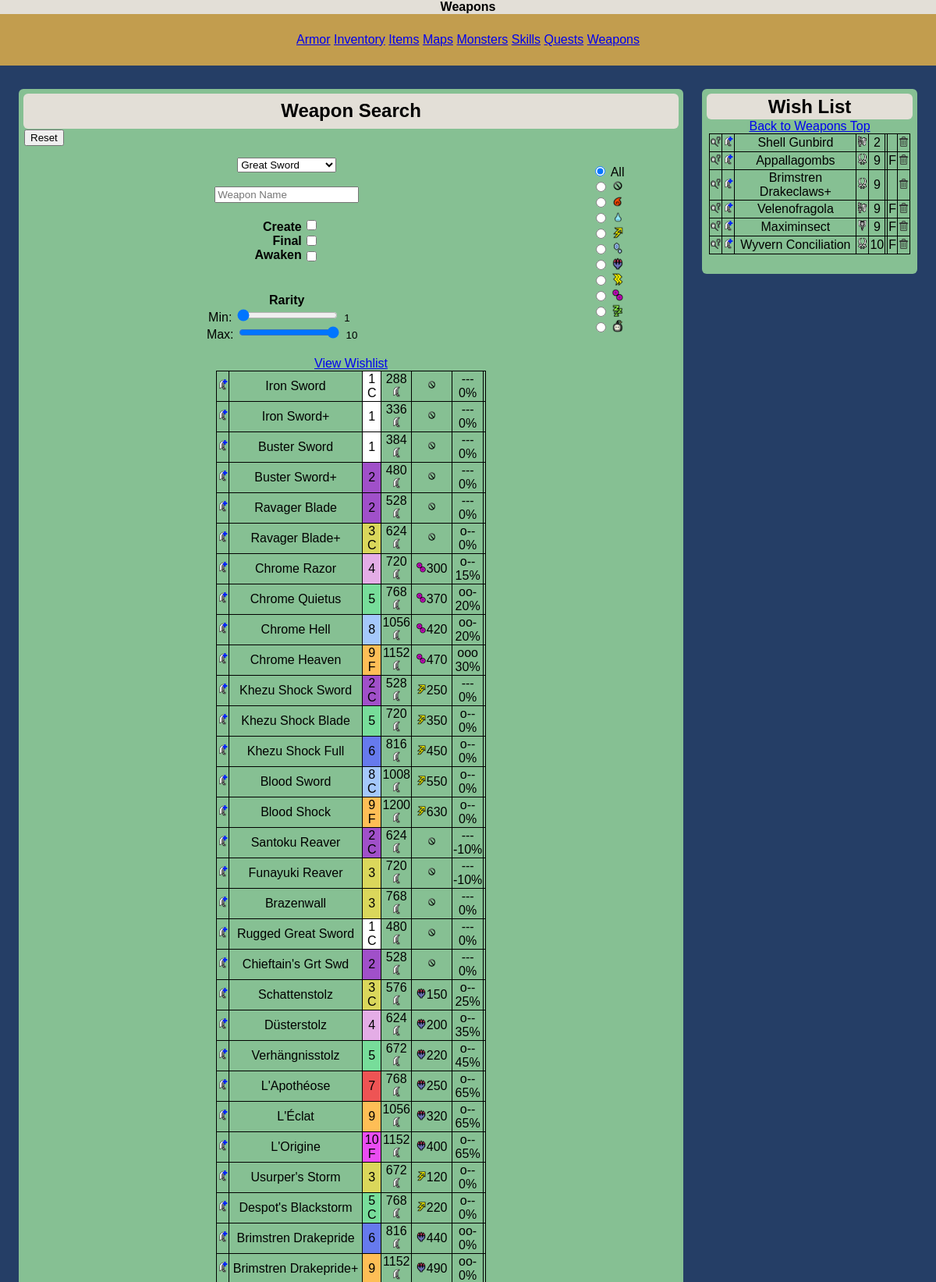
The page / (upper part) on the database its author committed.
### tables this page shows
CREATE TABLE IF NOT EXISTS `weapondata` (
  `weaponId` int(5) NOT NULL,
  `parentWeaponId` int(5) NOT NULL,
  `itemId` int(5) DEFAULT NULL,
  `weaponTypeId` int(5) NOT NULL,
  `name` varchar(80) NOT NULL,
  `attack` int(5) NOT NULL,
  `element` varchar(3) NOT NULL,
  `elementValue` int(5) DEFAULT NULL,
  `created` int(1) NOT NULL,
  `final` int(1) NOT NULL,
  `slot` int(1) NOT NULL,
  `rare` int(2) NOT NULL,
  `affinity` decimal(2,2) NOT NULL,
  `defense` int(3) DEFAULT NULL,
  `special` varchar(40) DEFAULT NULL,
  `awaken` int(1) NOT NULL,
  `awakenElement` varchar(3) NOT NULL,
  `awakenElementValue` int(4) NOT NULL,
  `red` int(3) NOT NULL,
  `orange` int(3) NOT NULL,
  `yellow` int(3) NOT NULL,
  `green` int(3) NOT NULL,
  `blue` int(3) NOT NULL,
  `white` int(3) NOT NULL,
  `purple` int(3) NOT NULL,
  `redPlus` int(3) NOT NULL,
  `orangePlus` int(3) NOT NULL,
  `yellowPlus` int(3) NOT NULL,
  `greenPlus` int(3) NOT NULL,
  `bluePlus` int(3) NOT NULL,
  `whitePlus` int(3) NOT NULL,
  `purplePlus` int(3) NOT NULL,
  `own` int(1) NOT NULL,
  `hierarchy` varchar(3000) NOT NULL,
  PRIMARY KEY (`weaponId`),
  UNIQUE KEY `itemId` (`itemId`)
);

CREATE TABLE IF NOT EXISTS `wishlist` (
  `weaponId` int(5) NOT NULL,
  `weaponTypeId` int(5) NOT NULL,
  `name` varchar(80) NOT NULL,
  `created` int(1) NOT NULL,
  `final` int(1) NOT NULL,
  `rare` int(2) NOT NULL,
  PRIMARY KEY (`weaponId`),
  UNIQUE KEY `id` (`weaponId`),
  UNIQUE KEY `name` (`name`)
);

### assets/modules/weapons/vars.php (called while the page is built, shortened)
<?php
    $createFilter=0;
    $finalFilter=0;
    $weaponSearch=null;
    $weaponType=1;
    $minRaritySelect=1;
    $maxRaritySelect=10;
    $elemFilter="%";
?>

### assets/modules/weapons/query.php (called while the page is built)
<?php
    $weaponSearch=str_replace('\'','&#39;',$weaponSearch);
    $sql = 'SELECT *
            FROM weapondata
            WHERE instr(name,"' . $weaponSearch . '")>0
            AND rare BETWEEN ' . $minRaritySelect . ' AND ' . $maxRaritySelect . '
            AND (element LIKE \'' . $elemFilter . '\'
            OR awakenElement LIKE \'' . $elemFilter. '\')
            AND (' . $createFilter . '=0 OR created=' . $createFilter .')
            AND (' . $finalFilter . '=0 OR final=' . $finalFilter . ')
            AND (0=' . $weaponType . ' OR weapontypeid=' . $weaponType . ')
            ORDER BY weaponId';
    $result = mysqli_query($mysqli,$sql) or die(mysqli_error($mysqli) . '; weapon table error');
?>

### assets/modules/weapons/parameter_prep.php (called while the page is built, shortened)
<?php
    switch($weaponsRow['slot']) {
        case "0": $slot = "---"; break;
        case "1": $slot = "o--"; break;
        case "2": $slot = "oo-"; break;
        case "3": $slot = "ooo"; break;}
    $affinity=$weaponsRow['affinity']*100;
    $sql = 'SELECT color
            FROM rarecolors
            WHERE rare=' . $weaponsRow['rare'];
    $colorResult = mysqli_query($mysqli,$sql) or die(mysqli_error($mysqli) . '; color table error');
    $rareColorsRow=mysqli_fetch_array($colorResult);
    if ($weaponsRow['created']==1) {$createFlag = 'C';
    } else {$createFlag = null;}
    if ($weaponsRow['final']==1) {$finalFlag = 'F';
    } else {$finalFlag = null;}
    if ($awakenFilter==1) {
        $hideAwaken=false;
        if ($weaponsRow['awaken']==1) {
            $elemType=$weaponsRow['awakenElement'];
            $elemValue=$weaponsRow['awakenElementValue'];
            $awakenFlag='*';
        } else{
            $elemType=$weaponsRow['element'];
            $elemValue=$weaponsRow['elementValue'];
            $awakenFlag='';
        }
    } else {
        $elemType=$weaponsRow['element'];
        $elemValue=$weaponsRow['elementValue'];
        if ($elemFilter=='RAW' or $elemFilter=='ALL'){
            $hideAwaken=false;
        } else {
            $hideAwaken=true;
        }
    }
?>

### assets/modules/weapons/table.php (the view, shortened to what this page needs)
<table class='data'>
    <?php
        while($weaponsRow=mysqli_fetch_array($result))
        {
            require('assets/modules/weapons/parameter_prep.php');
            if ($hideAwaken==true && $weaponsRow['awaken']==1){
            } else {
                echo("<tr>")
                    ."<td><input type='image' name='weaponPath' onclick='this.form.submit()' src=assets/resources/ui/path.png class='icon' value='$weaponsRow[name],$weaponsRow[weaponId]'></td>"
                    .'<td>'.$weaponsRow['name']
                    ."<td BGCOLOR='$rareColorsRow[color]'>$weaponsRow[rare]<br>".$createFlag . $finalFlag
                    ."<td>$weaponsRow[attack]<br><input class='icon' type='image' name='weaponImage' value=$weaponsRow[weaponTypeId] src=assets/resources/weapons/$weaponsRow[weaponTypeId].png class='icon'></td>"
                    ."<td><input type ='image' name='elementImage' value=$elemType src=assets/resources/elements/$elemType.png class='icon'>"
                    .$elemValue.$awakenFlag."</td>"
                    ."<td>$slot"
                    ."<br>$affinity%</td>"
                    ."<td>$weaponsRow[special]</td>"
                    ;
            }
        }
    ?>
</table>

### assets/modules/weapons/wishlist.php (shortened to what this page needs)
<H2>Wish List</H2>
<a href='#top'>Back to Weapons Top</a>
<?php
    $sql = 'SELECT *
            FROM wishlist
            ORDER BY rare, weaponTypeId, weaponId';
    $wishlistTableResult = mysqli_query($mysqli,$sql) or die(mysqli_error($mysqli) . '; wishlist table error');
?>
<table class='data wish'>
    <?php
        while($row=mysqli_fetch_array($wishlistTableResult))
        {
            if($row['created']==1){
                $created='C';
            } else {
                $created='';
            }
            if($row['final']==1){
                $final='F';
            } else {
                $final='';
            }
            echo("<tr>")
                ."<td><input type='image' name='searchClick' onclick='this.form.submit()' src=assets/resources/ui/search.png class='icon' value='$row[weaponId],$row[weaponTypeId]'></td>"
                ."<td><input type='image' name='weaponPath' onclick='this.form.submit()' src=assets/resources/ui/path.png class='icon' value='$row[name],$row[weaponId]'></td>"
                .'<td>'.$row['name'].'</td>'
                .'<td><img src=assets/resources/weapons/'.$row['weaponTypeId'].'.png class="icon"></td>'
                .'<td>'.$row['rare'].'</td>'
                .'<td>'.$created.'</td>'
                .'<td>'.$final.'</td>'
                ."<td><input type='image' name='wishDelete' onclick = 'this.form.submit()' src=assets/resources/ui/delete.png class='icon' value=$row[weaponId]></td>";
        }
    ?>
</table>

### assets/stylesheets/mobile.css (style rules this page uses)
html, body { margin:0; height:100%; font:1em Verdana, Geneva, sans-serif; background:#253E66; }
th, td { border-bottom: 1px solid black; border-top: 1px solid black; }
h2 { background:#E3DFD7; margin: 0; margin-bottom:1%; font-size:0.5em; }
img { max-width:100%; height: auto; }
.data { border: 1px solid black; border-bottom: 1px solid black; border-top: 1px solid black; width:100% !important; border-collapse: collapse; font-size:100%; }

### assets/stylesheets/main.css (style rules this page uses)
html, body { margin:0; height:100%; font:1em Verdana, Geneva, sans-serif; background:#253E66; }
h2 { background:#E3DFD7; border-radius: 6px; padding: 1%; margin:0; }
img { max-width:100%; height: auto; }
.icon { height: 1em; width: 1em; }
.data, th, td { border: 1px solid black; max-width:98%; margin: 0 1%; border-collapse: collapse; margin-left:auto; margin-right:auto; }

### rows shown on the page
weapondata: name "Iron Sword", rare "1", created "C", attack "288", slot "---", affinity "0"
weapondata: name "Iron Sword+", rare "1", attack "336", slot "---", affinity "0"
weapondata: name "Buster Sword", rare "1", attack "384", slot "---", affinity "0"
weapondata: name "Buster Sword+", rare "2", attack "480", slot "---", affinity "0"
weapondata: name "Ravager Blade", rare "2", attack "528", slot "---", affinity "0"
weapondata: name "Ravager Blade+", rare "3", created "C", attack "624", slot "o--", affinity "0"
weapondata: name "Chrome Razor", rare "4", attack "720", elementValue "300", slot "o--", affinity "15"
weapondata: name "Chrome Quietus", rare "5", attack "768", elementValue "370", slot "oo-", affinity "20"
weapondata: name "Chrome Hell", rare "8", attack "1056", elementValue "420", slot "oo-", affinity "20"
weapondata: name "Chrome Heaven", rare "9", final "F", attack "1152", elementValue "470", slot "ooo", affinity "30"
weapondata: name "Khezu Shock Sword", rare "2", created "C", attack "528", elementValue "250", slot "---", affinity "0"
weapondata: name "Khezu Shock Blade", rare "5", attack "720", elementValue "350", slot "o--", affinity "0"
weapondata: name "Khezu Shock Full", rare "6", attack "816", elementValue "450", slot "o--", affinity "0"
weapondata: name "Blood Sword", rare "8", created "C", attack "1008", elementValue "550", slot "o--", affinity "0"
weapondata: name "Blood Shock", rare "9", final "F", attack "1200", elementValue "630", slot "o--", affinity "0"
weapondata: name "Santoku Reaver", rare "2", created "C", attack "624", slot "---", affinity "-10"
weapondata: name "Funayuki Reaver", rare "3", attack "720", slot "---", affinity "-10"
weapondata: name "Brazenwall", rare "3", attack "768", slot "---", affinity "0"
weapondata: name "Rugged Great Sword", rare "1", created "C", attack "480", slot "---", affinity "0"
weapondata: name "Chieftain's Grt Swd", rare "2", attack "528", slot "---", affinity "0"
weapondata: name "Schattenstolz", rare "3", created "C", attack "576", elementValue "150", slot "o--", affinity "25"
weapondata: name "Düsterstolz", rare "4", attack "624", elementValue "200", slot "o--", affinity "35"
weapondata: name "Verhängnisstolz", rare "5", attack "672", elementValue "220", slot "o--", affinity "45"
weapondata: name "L'Apothéose", rare "7", attack "768", elementValue "250", slot "o--", affinity "65"
weapondata: name "L'Éclat", rare "9", attack "1056", elementValue "320", slot "o--", affinity "65"
weapondata: name "L'Origine", rare "10", final "F", attack "1152", elementValue "400", slot "o--", affinity "65"
weapondata: name "Usurper's Storm", rare "3", attack "672", elementValue "120", slot "o--", affinity "0"
weapondata: name "Despot's Blackstorm", rare "5", created "C", attack "768", elementValue "220", slot "o--", affinity "0"
weapondata: name "Brimstren Drakepride", rare "6", attack "816", elementValue "440", slot "oo-", affinity "0"
weapondata: name "Brimstren Drakepride+", rare "9", attack "1152", elementValue "490", slot "oo-", affinity "0"
wishlist: name "Shell Gunbird", rare "2"
wishlist: name "Appallagombs", rare "9", final "F"
wishlist: name "Brimstren Drakeclaws+", rare "9"
wishlist: name "Velenofragola", rare "9", final "F"
wishlist: name "Maximinsect", shows a picture, rare "9", final "F"
wishlist: name "Wyvern Conciliation", rare "10", final "F"

### other values the page prints
form field weaponType "Great Sword"
